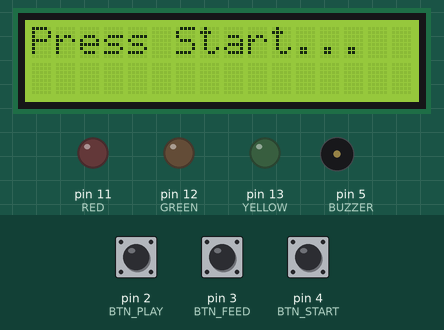
Simulated run of this program. Board: Arduino Uno, built with avr-gcc and run on an emulated ATmega328P. Shown: 16×2 character LCD, output pins drawn as LEDs (lit = HIGH), buzzer (waves = sounding). Inputs (shaded band) come from the test bench; at power-on: pin 4 (BTN_START) HIGH, pin 2 (BTN_PLAY) HIGH, pin 3 (BTN_FEED) HIGH.

Above: at 1.2 s.
1.3 s: pin 4 (BTN_START) pulled LOW for 0.15 s
At 3.1 s:
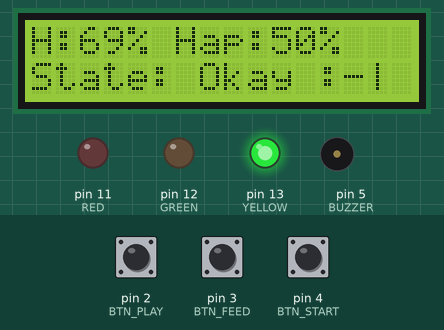
4.4 s: pin 2 (BTN_PLAY) pulled LOW for 0.15 s
At 5.9 s:
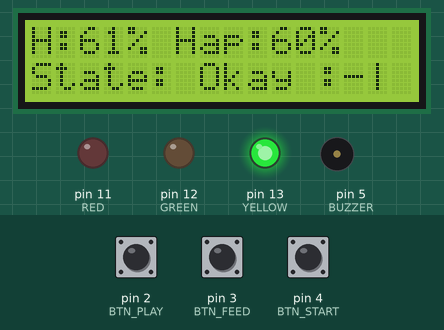
7.5 s: pin 3 (BTN_FEED) pulled LOW for 0.15 s
At 9.2 s:
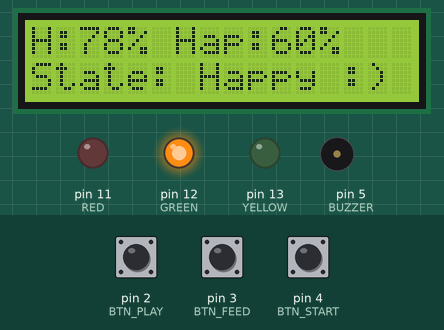
10.6 s: pin 2 (BTN_PLAY) pulled LOW for 1 s
At 14.4 s:
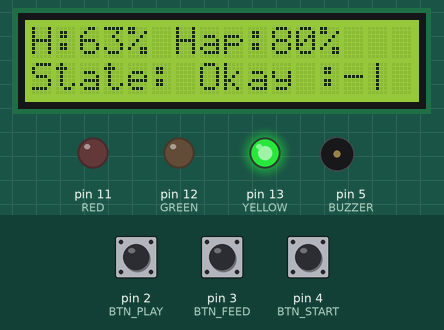
14.6 s: pin 2 (BTN_PLAY) pulled LOW for 3.2 s
At 18.1 s:
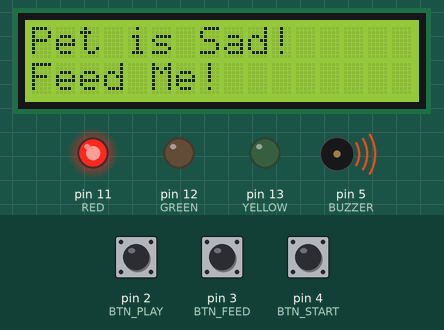
20.8 s: pin 3 (BTN_FEED) pulled LOW for 1 s
At 22.5 s:
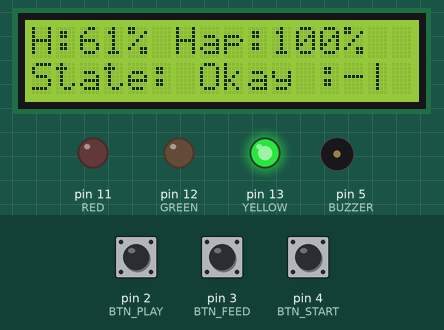
Timing chart, 0 to 54.6 s (numbered marks = the images above; inputs shaded):
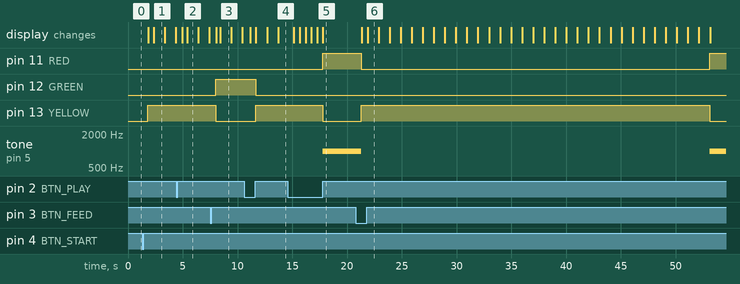

The program:

main.cpp
```cpp
#include <Arduino.h>
#include <LiquidCrystal_I2C.h>

LiquidCrystal_I2C lcd(0x27, 16, 2);

#define GREEN     12
#define YELLOW    13
#define RED       11
#define BUZZER     5
#define BTN_START  4
#define BTN_FEED   3
#define BTN_PLAY   2

int health    = 70;
int happiness = 50;
bool started  = false;

unsigned long lastUpdate = 0;  // tracks last health drop time

void setup() {
  pinMode(GREEN,  OUTPUT);
  pinMode(YELLOW, OUTPUT);
  pinMode(RED,    OUTPUT);
  pinMode(BUZZER, OUTPUT);
  pinMode(BTN_START, INPUT_PULLUP);
  pinMode(BTN_FEED,  INPUT_PULLUP);
  pinMode(BTN_PLAY,  INPUT_PULLUP);

  lcd.init();
  lcd.backlight();
  lcd.print("Press Start...");
}

void loop() {


  if (digitalRead(BTN_START) == LOW) {
    started   = true;
    health    = 70;
    happiness = 50;
    lastUpdate = millis();
    delay(500);
  }

  if (!started) return;


  if (digitalRead(BTN_FEED) == LOW) {
    health = min(health + 20, 100);
    delay(500);
  }


  if (digitalRead(BTN_PLAY) == LOW) {
    happiness = min(happiness + 10, 100);
    health    = max(health - 5, 0);
    delay(500);
  }


  if (millis() - lastUpdate >= 1000) {
    health = max(health - 1, 0);
    lastUpdate = millis();
  }


  if (health <= 30) tone(BUZZER, 1000);
  else              noTone(BUZZER);


  if (health > 70 && happiness > 50) {
    digitalWrite(GREEN, HIGH); digitalWrite(YELLOW, LOW); digitalWrite(RED, LOW);
  } else if (health > 30) {
    digitalWrite(GREEN, LOW); digitalWrite(YELLOW, HIGH); digitalWrite(RED, LOW);
  } else {
    digitalWrite(GREEN, LOW); digitalWrite(YELLOW, LOW); digitalWrite(RED, HIGH);
  }


  lcd.clear();
  if (health <= 30) {
    lcd.setCursor(0, 0); lcd.print("Pet is Sad!");
    lcd.setCursor(0, 1); lcd.print("Feed Me!");
  } else {
    lcd.setCursor(0, 0);
    lcd.print("H:"); lcd.print(health); lcd.print("% Hap:"); lcd.print(happiness); lcd.print("%");
    lcd.setCursor(0, 1);
    if (health > 70 && happiness > 50) lcd.print("State: Happy :)");
    else if (health > 30)              lcd.print("State: Okay :-|");
    else                               lcd.print("State: Sad :(");
  }


}
```

Measured:
- after the input at 1.3 s, pin 13 (YELLOW): LOW → HIGH after 0.50 s; the display: first changes after 0.53 s (image 1 shows a later state)
- after the input at 7.5 s, pin 12 (GREEN): LOW → HIGH after 0.53 s; pin 13 (YELLOW): HIGH → LOW after 0.53 s; the display: first changes after 0.56 s (image 3 shows a later state)
- after the input at 10.6 s, pin 12 (GREEN): HIGH → LOW after 1.1 s; pin 13 (YELLOW): LOW → HIGH after 1.1 s
- after the input at 14.6 s, pin 11 (RED): LOW → HIGH after 3.2 s; pin 13 (YELLOW): HIGH → LOW after 3.2 s; tone on pin 5 (BUZZER): silent → 1000 Hz after 3.2 s
- after the input at 20.8 s, pin 11 (RED): HIGH → LOW after 0.50 s, → HIGH 31.8 s later; pin 13 (YELLOW): LOW → HIGH after 0.50 s, → LOW 31.8 s later; tone on pin 5 (BUZZER): 1000 Hz → silent after 0.50 s, → 1000 Hz 31.8 s later; the display: first changes after 0.53 s (image 6 shows a later state)
- what the display in image 2 shows lasts 1.0 s, from 5.4 s to 6.4 s
